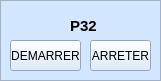
   <widget class="QFrame" name="frame_6">
    <property name="geometry">
     <rect>
      <x>380</x>
      <y>300</y>
      <width>161</width>
      <height>81</height>
     </rect>
    </property>
    <property name="palette">
     <palette>
      <active>
       <colorrole role="WindowText">
        <brush brushstyle="SolidPattern">
         <color alpha="255">
          <red>0</red>
          <green>0</green>
          <blue>0</blue>
         </color>
        </brush>
       </colorrole>
       <colorrole role="Button">
        <brush brushstyle="SolidPattern">
         <color alpha="255">
          <red>211</red>
          <green>230</green>
          <blue>255</blue>
         </color>
        </brush>
       </colorrole>
       <colorrole role="Light">
        <brush brushstyle="SolidPattern">
         <color alpha="255">
          <red>255</red>
          <green>255</green>
          <blue>255</blue>
         </color>
        </brush>
       </colorrole>
       <colorrole role="Midlight">
        <brush brushstyle="SolidPattern">
         <color alpha="255">
          <red>233</red>
          <green>242</green>
          <blue>255</blue>
         </color>
        </brush>
       </colorrole>
       <colorrole role="Dark">
        <brush brushstyle="SolidPattern">
         <color alpha="255">
          <red>105</red>
          <green>115</green>
          <blue>127</blue>
         </color>
        </brush>
       </colorrole>
       <colorrole role="Mid">
        <brush brushstyle="SolidPattern">
         <color alpha="255">
          <red>141</red>
          <green>153</green>
          <blue>170</blue>
         </color>
        </brush>
       </colorrole>
       <colorrole role="Text">
        <brush brushstyle="SolidPattern">
         <color alpha="255">
          <red>0</red>
          <green>0</green>
          <blue>0</blue>
         </color>
        </brush>
       </colorrole>
       <colorrole role="BrightText">
        <brush brushstyle="SolidPattern">
         <color alpha="255">
          <red>255</red>
          <green>255</green>
          <blue>255</blue>
         </color>
        </brush>
       </colorrole>
       <colorrole role="ButtonText">
        <brush brushstyle="SolidPattern">
         <color alpha="255">
          <red>0</red>
          <green>0</green>
          <blue>0</blue>
         </color>
        </brush>
       </colorrole>
       <colorrole role="Base">
        <brush brushstyle="SolidPattern">
         <color alpha="255">
          <red>255</red>
          <green>255</green>
          <blue>255</blue>
         </color>
        </brush>
       </colorrole>
       <colorrole role="Window">
        <brush brushstyle="SolidPattern">
         <color alpha="255">
          <red>211</red>
          <green>230</green>
          <blue>255</blue>
         </color>
        </brush>
       </colorrole>
       <colorrole role="Shadow">
        <brush brushstyle="SolidPattern">
         <color alpha="255">
          <red>0</red>
          <green>0</green>
          <blue>0</blue>
         </color>
        </brush>
       </colorrole>
       <colorrole role="AlternateBase">
        <brush brushstyle="SolidPattern">
         <color alpha="255">
          <red>233</red>
          <green>242</green>
          <blue>255</blue>
         </color>
        </brush>
       </colorrole>
       <colorrole role="ToolTipBase">
        <brush brushstyle="SolidPattern">
         <color alpha="255">
          <red>255</red>
          <green>255</green>
          <blue>220</blue>
         </color>
        </brush>
       </colorrole>
       <colorrole role="ToolTipText">
        <brush brushstyle="SolidPattern">
         <color alpha="255">
          <red>0</red>
          <green>0</green>
          <blue>0</blue>
         </color>
        </brush>
       </colorrole>
       <colorrole role="PlaceholderText">
        <brush brushstyle="SolidPattern">
         <color alpha="128">
          <red>0</red>
          <green>0</green>
          <blue>0</blue>
         </color>
        </brush>
       </colorrole>
      </active>
      <inactive>
       <colorrole role="WindowText">
        <brush brushstyle="SolidPattern">
         <color alpha="255">
          <red>0</red>
          <green>0</green>
          <blue>0</blue>
         </color>
        </brush>
       </colorrole>
       <colorrole role="Button">
        <brush brushstyle="SolidPattern">
         <color alpha="255">
          <red>211</red>
          <green>230</green>
          <blue>255</blue>
         </color>
        </brush>
       </colorrole>
       <colorrole role="Light">
        <brush brushstyle="SolidPattern">
         <color alpha="255">
          <red>255</red>
          <green>255</green>
          <blue>255</blue>
         </color>
        </brush>
       </colorrole>
       <colorrole role="Midlight">
        <brush brushstyle="SolidPattern">
         <color alpha="255">
          <red>233</red>
          <green>242</green>
          <blue>255</blue>
         </color>
        </brush>
       </colorrole>
       <colorrole role="Dark">
        <brush brushstyle="SolidPattern">
         <color alpha="255">
          <red>105</red>
          <green>115</green>
          <blue>127</blue>
         </color>
        </brush>
       </colorrole>
       <colorrole role="Mid">
        <brush brushstyle="SolidPattern">
         <color alpha="255">
          <red>141</red>
          <green>153</green>
          <blue>170</blue>
         </color>
        </brush>
       </colorrole>
       <colorrole role="Text">
        <brush brushstyle="SolidPattern">
         <color alpha="255">
          <red>0</red>
          <green>0</green>
          <blue>0</blue>
         </color>
        </brush>
       </colorrole>
       <colorrole role="BrightText">
        <brush brushstyle="SolidPattern">
         <color alpha="255">
          <red>255</red>
          <green>255</green>
          <blue>255</blue>
         </color>
        </brush>
       </colorrole>
       <colorrole role="ButtonText">
        <brush brushstyle="SolidPattern">
         <color alpha="255">
          <red>0</red>
          <green>0</green>
          <blue>0</blue>
         </color>
        </brush>
       </colorrole>
       <colorrole role="Base">
        <brush brushstyle="SolidPattern">
         <color alpha="255">
          <red>255</red>
          <green>255</green>
          <blue>255</blue>
         </color>
        </brush>
       </colorrole>
       <colorrole role="Window">
        <brush brushstyle="SolidPattern">
         <color alpha="255">
          <red>211</red>
          <green>230</green>
          <blue>255</blue>
         </color>
        </brush>
       </colorrole>
       <colorrole role="Shadow">
        <brush brushstyle="SolidPattern">
         <color alpha="255">
          <red>0</red>
          <green>0</green>
          <blue>0</blue>
         </color>
        </brush>
       </colorrole>
       <colorrole role="AlternateBase">
        <brush brushstyle="SolidPattern">
         <color alpha="255">
          <red>233</red>
          <green>242</green>
          <blue>255</blue>
         </color>
        </brush>
       </colorrole>
       <colorrole role="ToolTipBase">
        <brush brushstyle="SolidPattern">
         <color alpha="255">
          <red>255</red>
          <green>255</green>
          <blue>220</blue>
         </color>
        </brush>
       </colorrole>
       <colorrole role="ToolTipText">
        <brush brushstyle="SolidPattern">
         <color alpha="255">
          <red>0</red>
          <green>0</green>
          <blue>0</blue>
         </color>
        </brush>
       </colorrole>
       <colorrole role="PlaceholderText">
        <brush brushstyle="SolidPattern">
         <color alpha="128">
          <red>0</red>
          <green>0</green>
          <blue>0</blue>
         </color>
        </brush>
       </colorrole>
      </inactive>
      <disabled>
       <colorrole role="WindowText">
        <brush brushstyle="SolidPattern">
         <color alpha="255">
          <red>105</red>
          <green>115</green>
          <blue>127</blue>
         </color>
        </brush>
       </colorrole>
       <colorrole role="Button">
        <brush brushstyle="SolidPattern">
         <color alpha="255">
          <red>211</red>
          <green>230</green>
          <blue>255</blue>
         </color>
        </brush>
       </colorrole>
       <colorrole role="Light">
        <brush brushstyle="SolidPattern">
         <color alpha="255">
          <red>255</red>
          <green>255</green>
          <blue>255</blue>
         </color>
        </brush>
       </colorrole>
       <colorrole role="Midlight">
        <brush brushstyle="SolidPattern">
         <color alpha="255">
          <red>233</red>
          <green>242</green>
          <blue>255</blue>
         </color>
        </brush>
       </colorrole>
       <colorrole role="Dark">
        <brush brushstyle="SolidPattern">
         <color alpha="255">
          <red>105</red>
          <green>115</green>
          <blue>127</blue>
         </color>
        </brush>
       </colorrole>
       <colorrole role="Mid">
        <brush brushstyle="SolidPattern">
         <color alpha="255">
          <red>141</red>
          <green>153</green>
          <blue>170</blue>
         </color>
        </brush>
       </colorrole>
       <colorrole role="Text">
        <brush brushstyle="SolidPattern">
         <color alpha="255">
          <red>105</red>
          <green>115</green>
          <blue>127</blue>
         </color>
        </brush>
       </colorrole>
       <colorrole role="BrightText">
        <brush brushstyle="SolidPattern">
         <color alpha="255">
          <red>255</red>
          <green>255</green>
          <blue>255</blue>
         </color>
        </brush>
       </colorrole>
       <colorrole role="ButtonText">
        <brush brushstyle="SolidPattern">
         <color alpha="255">
          <red>105</red>
          <green>115</green>
          <blue>127</blue>
         </color>
        </brush>
       </colorrole>
       <colorrole role="Base">
        <brush brushstyle="SolidPattern">
         <color alpha="255">
          <red>211</red>
          <green>230</green>
          <blue>255</blue>
         </color>
        </brush>
       </colorrole>
       <colorrole role="Window">
        <brush brushstyle="SolidPattern">
         <color alpha="255">
          <red>211</red>
          <green>230</green>
          <blue>255</blue>
         </color>
        </brush>
       </colorrole>
       <colorrole role="Shadow">
        <brush brushstyle="SolidPattern">
         <color alpha="255">
          <red>0</red>
          <green>0</green>
          <blue>0</blue>
         </color>
        </brush>
       </colorrole>
       <colorrole role="AlternateBase">
        <brush brushstyle="SolidPattern">
         <color alpha="255">
          <red>211</red>
          <green>230</green>
          <blue>255</blue>
         </color>
        </brush>
       </colorrole>
       <colorrole role="ToolTipBase">
        <brush brushstyle="SolidPattern">
         <color alpha="255">
          <red>255</red>
          <green>255</green>
          <blue>220</blue>
         </color>
        </brush>
       </colorrole>
       <colorrole role="ToolTipText">
        <brush brushstyle="SolidPattern">
         <color alpha="255">
          <red>0</red>
          <green>0</green>
          <blue>0</blue>
         </color>
        </brush>
       </colorrole>
       <colorrole role="PlaceholderText">
        <brush brushstyle="SolidPattern">
         <color alpha="128">
          <red>0</red>
          <green>0</green>
          <blue>0</blue>
         </color>
        </brush>
       </colorrole>
      </disabled>
     </palette>
    </property>
    <property name="autoFillBackground">
     <bool>true</bool>
    </property>
    <property name="frameShape">
     <enum>QFrame::StyledPanel</enum>
    </property>
    <property name="frameShadow">
     <enum>QFrame::Raised</enum>
    </property>
    <widget class="QPushButton" name="pushButton_11">
     <property name="geometry">
      <rect>
       <x>10</x>
       <y>40</y>
       <width>71</width>
       <height>31</height>
      </rect>
     </property>
     <property name="text">
      <string>DEMARRER</string>
     </property>
    </widget>
    <widget class="QLabel" name="label_6">
     <property name="geometry">
      <rect>
       <x>70</x>
       <y>10</y>
       <width>31</width>
       <height>31</height>
      </rect>
     </property>
     <property name="font">
      <font>
       <pointsize>11</pointsize>
       <weight>75</weight>
       <bold>true</bold>
      </font>
     </property>
     <property name="text">
      <string>P32</string>
     </property>
    </widget>
    <widget class="QPushButton" name="pushButton_12">
     <property name="geometry">
      <rect>
       <x>90</x>
       <y>40</y>
       <width>61</width>
       <height>31</height>
      </rect>
     </property>
     <property name="text">
      <string>ARRETER</string>
     </property>
    </widget>
   </widget>
